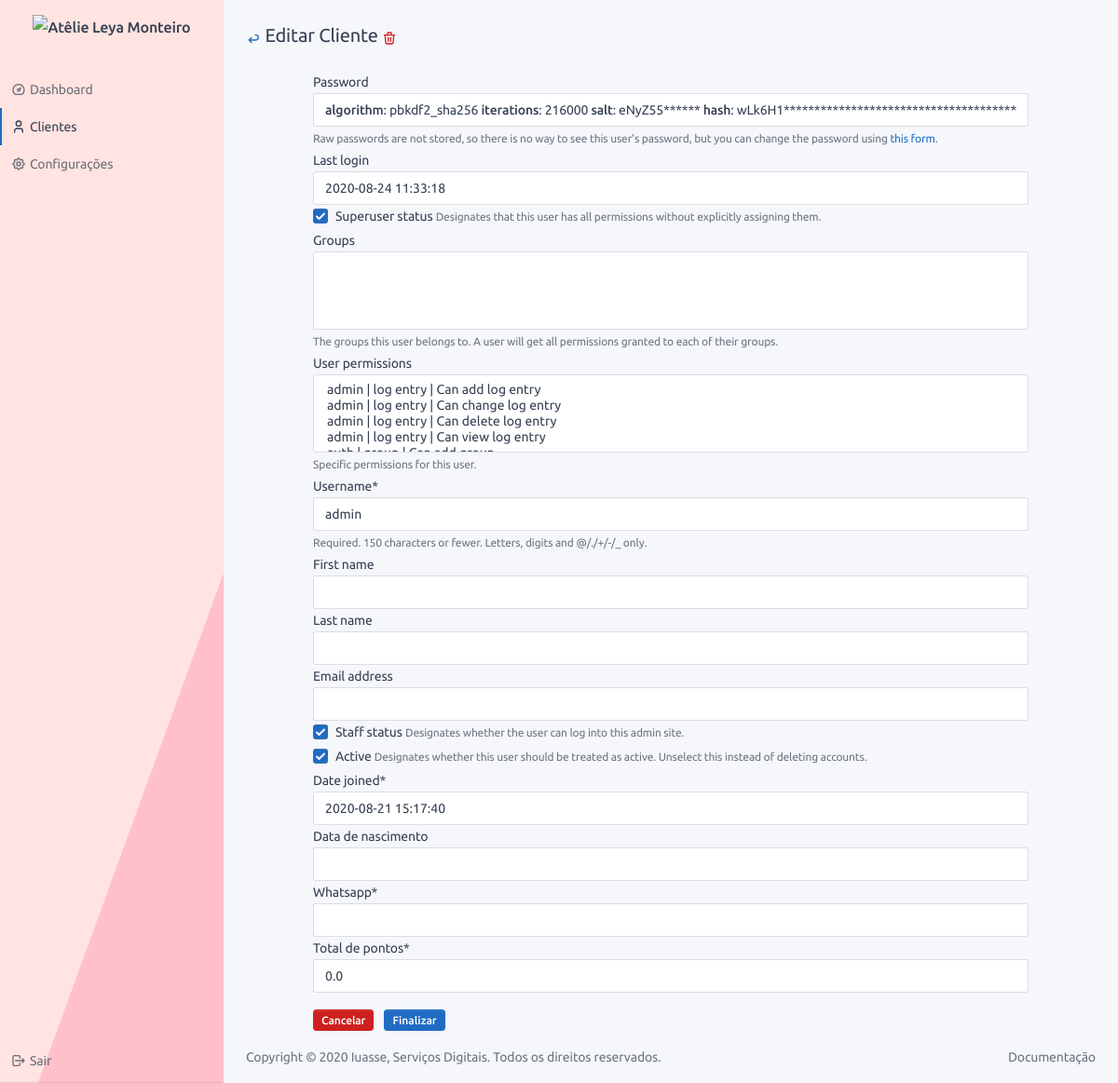
Page /user/1/edit/ (signed in) on the earlier database version.
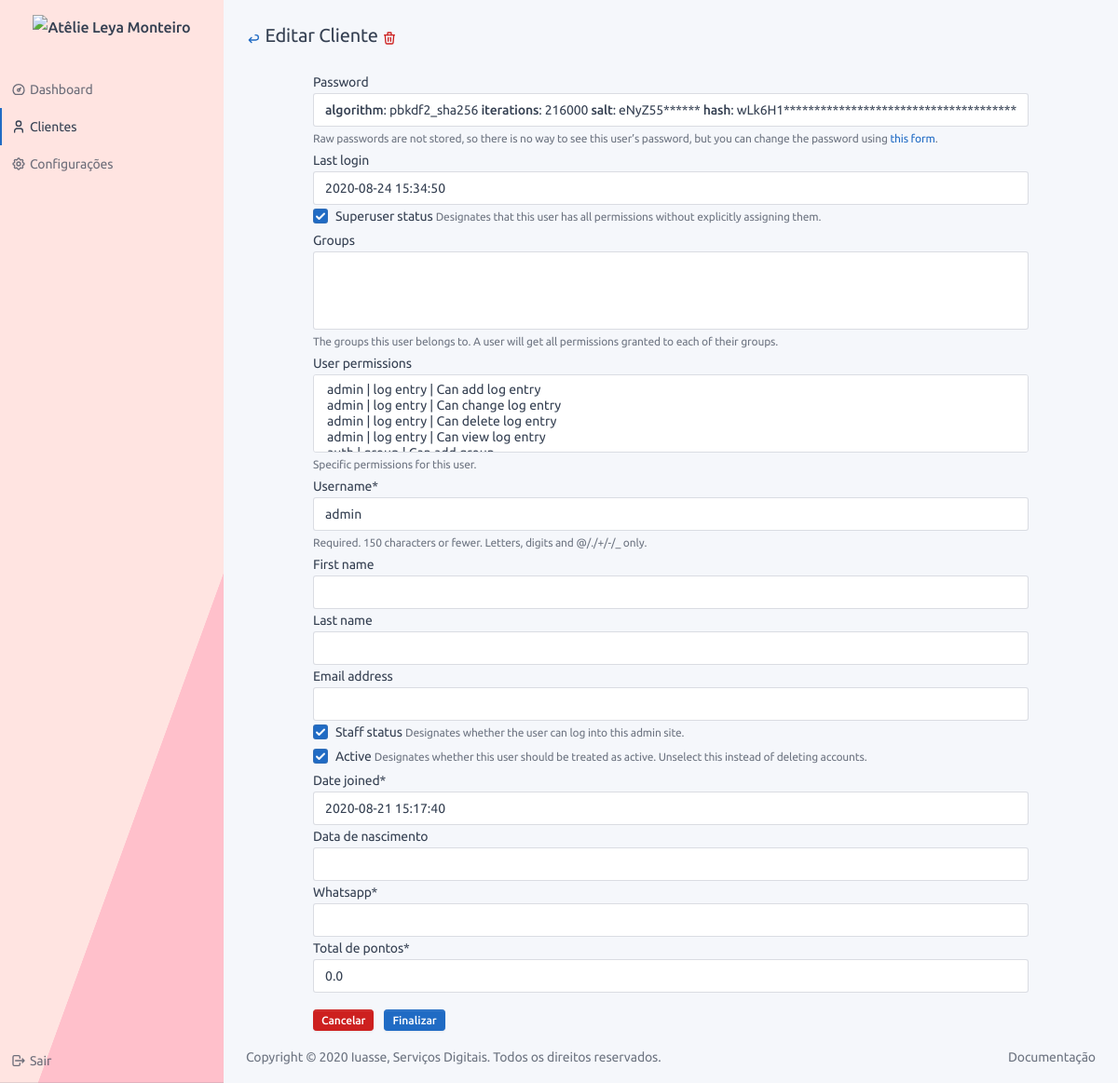
Same page on the later database version.
### users/models.py (models this page shows, shortened)
class CustomUser(AbstractUser):
    birth_day = models.DateField('data de nascimento', blank=True, null=True)
    whatsapp = models.CharField('whatsapp', max_length=16)
    total_of_points = models.FloatField(default=0, verbose_name='Total de pontos')
    def get_absolute_url(self):
        return reverse('users:customuser:profile', kwargs={'pk': self.pk})

### users/views.py (the view)
# urls.py: path('<int:pk>/edit/', CustomUserEdit.as_view(), name='edit'),
class CustomUserEdit(LoginRequiredMixin, PermissionRequiredMixin, UpdateView):
    model = CustomUser
    form_class = CustomUserChangeForm
    template_name = 'user/form.html'
    permission_required = 'users.edit_customuser'
    title = TITLE_EDIT_USER
    subtitle = SUBTITLE_USER
    def get_delete_url(self):
        return reverse_lazy('users:customuser:delete', kwargs={'pk': self.object.pk})

### users/forms.py
class CustomUserChangeForm(UserChangeForm):
    class Meta:
        model = CustomUser
        fields = UserChangeForm.Meta.fields

### frontend/context_processors.py (called while the page is built)
def frontend_template_context(request):
    return {
        'NAME_OF_ENTERPRISE': settings.NAME_OF_ENTERPRISE,
        'VERSION': settings.VERSION,
        'ICON_HOME': ICON_HOME,
        'ICON_LOGOUT': ICON_LOGOUT,
        'ICON_LINK': ICON_LINK,
        'ICON_EYE': ICON_EYE,
        'ICON_ARROW_BACK': ICON_ARROW_BACK,
        'ICON_DELETE': ICON_DELETE,
        'ICON_EDIT': ICON_EDIT,
        'ICON_ADD': ICON_ADD,
        'ICON_CALENDAR': ICON_CALENDAR,
        'ICON_DEVICE': ICON_DEVICE,
        'ICON_PERSON': ICON_PERSON,
        'ICON_NEW_PERSON': ICON_NEW_PERSON,
        'ICON_SETTINGS': ICON_SETTINGS,
        'ICON_TRIANGLE_ALERT': ICON_TRIANGLE_ALERT,
        'ICON_BUG': ICON_BUG,
        'ICON_DASHBOARD': ICON_DASHBOARD,
        'ICON_CHECK': ICON_CHECK,
        'ICON_DOUBLE_CHECK': ICON_DOUBLE_CHECK,
        'ICON_GIFT': ICON_GIFT,
    }

### frontend/templates/user/form.html (shortened to what this page needs)
{% extends 'base.html' %}
{% load static %}
{% load crispy_forms_tags %}
{% block content %}
<div class="container-fluid">
    <div class="page-header">
        <div class="row align-items-center">
            <div class="col-auto">
                <h2 class="page-title">
                    <a href="{% if object %} {{object.get_absolute_url}} {% else %} {{view.get_back_url}} {% endif %}"
                       rel="tooltip" title="Voltar">
                        <span class="text-primary">{{ICON_ARROW_BACK|safe}}</span>
                    </a>
                    {{view.title}}
                    {% if object %}
                    <a href="{{ view.get_delete_url }}" rel="tooltip" title="Deletar">
                        <span class="text-danger">{{ICON_DELETE|safe}}</span>
                    </a>
                    {% endif %}
                </h2>
            </div>
        </div>
    </div>
    <form method="post">
        <div class="row align-items-center">
            <div class="col-auto ml-auto mr-auto">
                {% for field in form %}
                {{ field|as_crispy_field }}
                {% endfor %}
                <div class="form-row">
                    <div class="pull-right mt-3">
                        <a class="btn btn-danger btn-sm mr-2"
                           href="{% if object %} {{object.get_absolute_url}} {% else %} {{view.get_back_url}} {% endif %}"
                           type="button">
                            Cancelar
                        </a>
                        <button class="btn btn-primary btn-sm" type="submit">Finalizar</button>
                    </div>
                </div>
            </div>
        </div>
    </form>
</div>
{% endblock %}

Differences in the rows shown:
changed CustomUser "admin": last_login "2020-08-24 11:33:18" → "2020-08-24 15:34:50"
